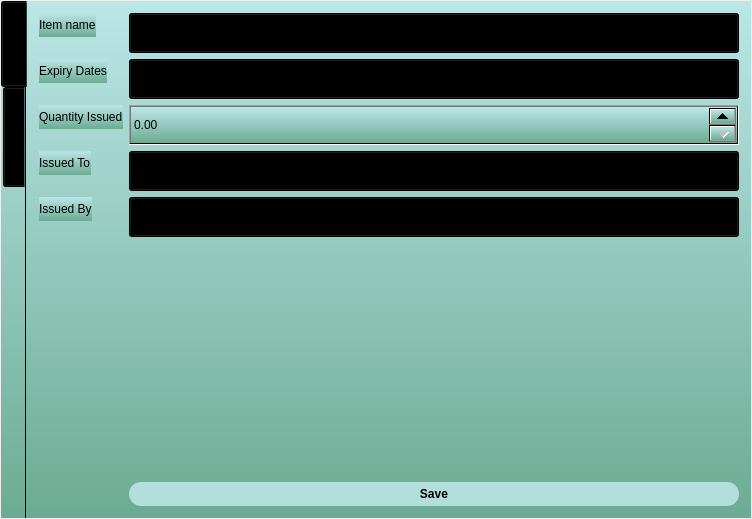
<?xml version="1.0" encoding="UTF-8"?>
<ui version="4.0">
 <class>StrTransfer</class>
 <widget class="QWidget" name="StrTransfer">
  <property name="geometry">
   <rect>
    <x>0</x>
    <y>0</y>
    <width>752</width>
    <height>519</height>
   </rect>
  </property>
  <property name="windowTitle">
   <string>StrTransfer</string>
  </property>
  <property name="styleSheet">
   <string notr="true"/>
  </property>
  <layout class="QHBoxLayout" name="horizontalLayout">
   <property name="leftMargin">
    <number>1</number>
   </property>
   <property name="topMargin">
    <number>1</number>
   </property>
   <property name="rightMargin">
    <number>1</number>
   </property>
   <property name="bottomMargin">
    <number>1</number>
   </property>
   <item>
    <widget class="QTabWidget" name="tabWidget">
     <property name="styleSheet">
      <string notr="true">background-color: qlineargradient(spread:pad, x1:1, y1:1, x2:1, y2:0, stop:0 rgba(108, 171, 147, 255), stop:0.994318 rgba(186, 230, 230, 255));</string>
     </property>
     <property name="tabPosition">
      <enum>QTabWidget::West</enum>
     </property>
     <property name="currentIndex">
      <number>0</number>
     </property>
     <property name="documentMode">
      <bool>true</bool>
     </property>
     <property name="movable">
      <bool>true</bool>
     </property>
     <widget class="QWidget" name="tab">
      <property name="styleSheet">
       <string notr="true">
QScrollBox
{
	border-radius: 6px ;
}

QPushButton
{
	background-color: #b2dfdb;
	/*color: #fff;*/
	font-size: 12px;
	font-weight: bold;
	border: none;
	border-radius: 12px;
	padding: 5px;

}


QPushButton::disabled
{
	background-color: #5c5c5c;

}


QPushButton::pressed
{
	
	background-color: qlineargradient(spread:reflect, x1:1, y1:1, x2:0.982955, y2:0.5, stop:0 rgba(166, 214, 202, 255), stop:0.607955 rgba(196, 236, 226, 255));
}


/*-----QCheckBox-----*/
QCheckBox
{
	background-color: transparent;
	color: #fff;
	font-size: 10px;
	font-weight: bold;
	border: none;
	border-radius: 5px;

}


/*-----QCheckBox-----*/
QCheckBox::indicator
{
    color: #b1b1b1;
    background-color: #323232;
    border: 1px solid darkgray;
    width: 12px;
    height: 12px;

}


QCheckBox::indicator:checked
{
    image:url(&quot;./ressources/check.png&quot;);
	background-color: #ff3333;
    border: 1px solid #ff3333;

}


QCheckBox::indicator:unchecked:hover
{
    border: 1px solid #ff3333;

}


QCheckBox::disabled
{
	color: #656565;

}


QCheckBox::indicator:disabled
{
	background-color: #656565;
	color: #656565;
    border: 1px solid #656565;

}


/*-----QLineEdit-----*/
QLineEdit
{
	background-color: #c2c7d5;
	color: #000;
	font-weight: bold;
	border: none;
	border-radius: 2px;
	padding: 3px;

}


/*-----QListView-----*/
QListView
{
	background-color: #333333;
	color: #fff;
	font-size: 12px;
	font-weight: bold;
	border: 1px solid #191919;
	show-decoration-selected: 0;
	padding-left: -13px;
	padding-right: -13px;

}


QListView::item
{
	color: #31cecb;
	background-color: #454e5e;
	border: none;
	padding: 5px;
	border-radius: 0px;
	padding-left : 10px;
	height: 42px;

}

QListView::item:selected
{
	color: #000;
	background-color: #ff3333;

}


QListView::item:!selected
{
	color:white;
	background-color: transparent;
	border: none;
	padding-left : 10px;

}


QListView::item:!selected:hover
{
	color: #000;
	background-color: #bcbdbb;
	border: none;
	padding-left : 10px;

}


/*-----QTreeView-----*/
QTreeView 
{
	background-color: #252525;
	show-decoration-selected: 0;
	color: #c2c8d7;

}


QTreeView::item 
{
	border-top-color: transparent;
	border-bottom-color: transparent;

}


QTreeView::item:hover 
{
	background-color: #bcbdbb;
	color: #000;

}


QTreeView::item:selected 
{
	background-color: #ff3333;
	color: #000;

}


QTreeView::item:selected:active
{
	background-color: #ff3333;
	color: #000;

}


QTreeView::branch:has-children:!has-siblings:closed,
QTreeView::branch:closed:has-children:has-siblings 
{
	image: url(://tree-closed.png);

}

QTreeView::branch:open:has-children:!has-siblings,
QTreeView::branch:open:has-children:has-siblings  
{
	image: url(://tree-open.png);

}


/*-----QTableView &amp; QTableWidget-----*/
QTableView
{
    background-color: #252525;
	border: 1px solid gray;
    color: #f0f0f0;
    gridline-color: gray;
    outline : 0;

}


QTableView::disabled
{
    background-color: #242526;
    border: 1px solid #32414B;
    color: #656565;
    gridline-color: #656565;
    outline : 0;

}


QTableView::item:hover 
{
    background-color: #bcbdbb;
    color: #000;

}


QTableView::item:selected 
{
	background-color: #ff3333;
    color: #000;

}


QTableView::item:selected:disabled
{
    background-color: #1a1b1c;
    border: 2px solid #525251;
    color: #656565;

}


QTableCornerButton::section
{
	background-color: #343a49;
    color: #fff;

}


QHeaderView::section
{
	color: #fff;
	border-top: 0px;
	border-bottom: 1px solid gray;
	border-right: 1px solid gray;
	background-color: #343a49;
    margin-top:1px;
	margin-bottom:1px;
	padding: 5px;

}


QHeaderView::section:disabled
{
    background-color: #525251;
    color: #656565;

}


QHeaderView::section:checked
{
    color: #000;
    background-color: #ff3333;

}


QHeaderView::section:checked:disabled
{
    color: #656565;
    background-color: #525251;

}


QHeaderView::section::vertical::first,
QHeaderView::section::vertical::only-one
{
    border-top: 1px solid #353635;

}


QHeaderView::section::vertical
{
    border-top: 1px solid #353635;

}


QHeaderView::section::horizontal::first,
QHeaderView::section::horizontal::only-one
{
    border-left: 1px solid #353635;

}


QHeaderView::section::horizontal
{
    border-left: 1px solid #353635;

}


/*-----QScrollBar-----*/
QScrollBar:horizontal 
{
    background-color: transparent;
    height: 8px;
    margin: 0px;
    padding: 0px;

}


QScrollBar::handle:horizontal 
{
    border: none;
	min-width: 100px;
    background-color: #9b9b9b;

}


QScrollBar::add-line:horizontal, 
QScrollBar::sub-line:horizontal,
QScrollBar::add-page:horizontal, 
QScrollBar::sub-page:horizontal 
{
    width: 0px;
    background-color: transparent;

}


QScrollBar:vertical 
{
    background-color: transparent;
    width: 8px;
    margin: 0;

}


QScrollBar::handle:vertical 
{
    border: none;
	min-height: 100px;
    background-color: #9b9b9b;

}


QScrollBar::add-line:vertical, 
QScrollBar::sub-line:vertical,
QScrollBar::add-page:vertical, 
QScrollBar::sub-page:vertical 
{
    height: 0px;
    background-color: transparent;

}
</string>
      </property>
      <attribute name="title">
       <string>Issue Items</string>
      </attribute>
      <layout class="QHBoxLayout" name="horizontalLayout_2">
       <property name="leftMargin">
        <number>1</number>
       </property>
       <property name="topMargin">
        <number>1</number>
       </property>
       <property name="rightMargin">
        <number>1</number>
       </property>
       <property name="bottomMargin">
        <number>1</number>
       </property>
       <item>
        <widget class="QWidget" name="widget" native="true">
         <property name="styleSheet">
          <string notr="true">font: 11pt &quot;Myanmar Text&quot;;</string>
         </property>
         <layout class="QFormLayout" name="formLayout">
          <item row="0" column="0">
           <widget class="QLabel" name="label">
            <property name="text">
             <string>Item name</string>
            </property>
           </widget>
          </item>
          <item row="0" column="1">
           <widget class="QComboBox" name="comboBox">
            <property name="minimumSize">
             <size>
              <width>0</width>
              <height>40</height>
             </size>
            </property>
           </widget>
          </item>
          <item row="1" column="0">
           <widget class="QLabel" name="label_2">
            <property name="text">
             <string>Expiry Dates</string>
            </property>
           </widget>
          </item>
          <item row="1" column="1">
           <widget class="QComboBox" name="comboBox_2">
            <property name="minimumSize">
             <size>
              <width>0</width>
              <height>40</height>
             </size>
            </property>
           </widget>
          </item>
          <item row="2" column="0">
           <widget class="QLabel" name="label_3">
            <property name="text">
             <string>Quantity Issued</string>
            </property>
           </widget>
          </item>
          <item row="2" column="1">
           <widget class="QDoubleSpinBox" name="doubleSpinBox">
            <property name="minimumSize">
             <size>
              <width>0</width>
              <height>40</height>
             </size>
            </property>
           </widget>
          </item>
          <item row="3" column="0">
           <widget class="QLabel" name="label_4">
            <property name="text">
             <string>Issued To</string>
            </property>
           </widget>
          </item>
          <item row="3" column="1">
           <widget class="QComboBox" name="comboBox_3">
            <property name="minimumSize">
             <size>
              <width>0</width>
              <height>40</height>
             </size>
            </property>
           </widget>
          </item>
          <item row="4" column="0">
           <widget class="QLabel" name="label_5">
            <property name="text">
             <string>Issued By</string>
            </property>
           </widget>
          </item>
          <item row="4" column="1">
           <widget class="QComboBox" name="comboBox_4">
            <property name="minimumSize">
             <size>
              <width>0</width>
              <height>40</height>
             </size>
            </property>
           </widget>
          </item>
          <item row="5" column="1">
           <spacer name="verticalSpacer">
            <property name="orientation">
             <enum>Qt::Vertical</enum>
            </property>
            <property name="sizeHint" stdset="0">
             <size>
              <width>20</width>
              <height>40</height>
             </size>
            </property>
           </spacer>
          </item>
          <item row="6" column="1">
           <widget class="QPushButton" name="pushButton">
            <property name="text">
             <string>Save</string>
            </property>
           </widget>
          </item>
         </layout>
        </widget>
       </item>
      </layout>
     </widget>
     <widget class="QWidget" name="tab_2">
      <attribute name="title">
       <string>Receive Items</string>
      </attribute>
     </widget>
    </widget>
   </item>
  </layout>
 </widget>
 <layoutdefault spacing="6" margin="11"/>
 <resources/>
 <connections/>
</ui>
